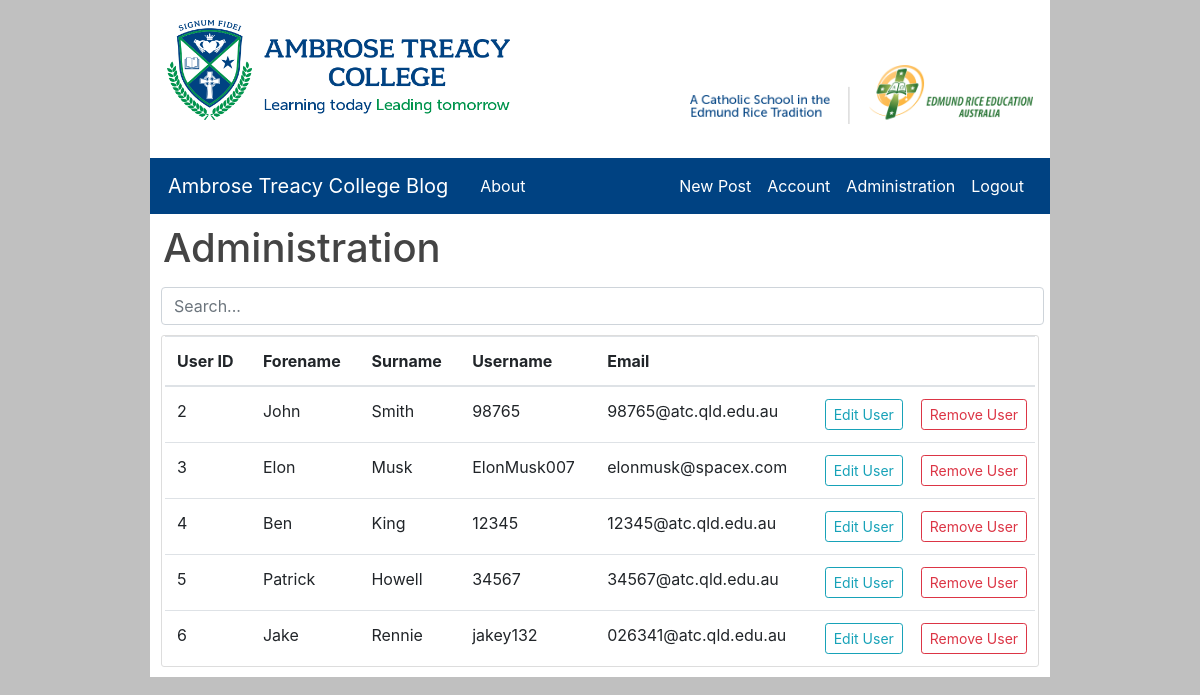
Page /admin/ (signed in) on the earlier database version.
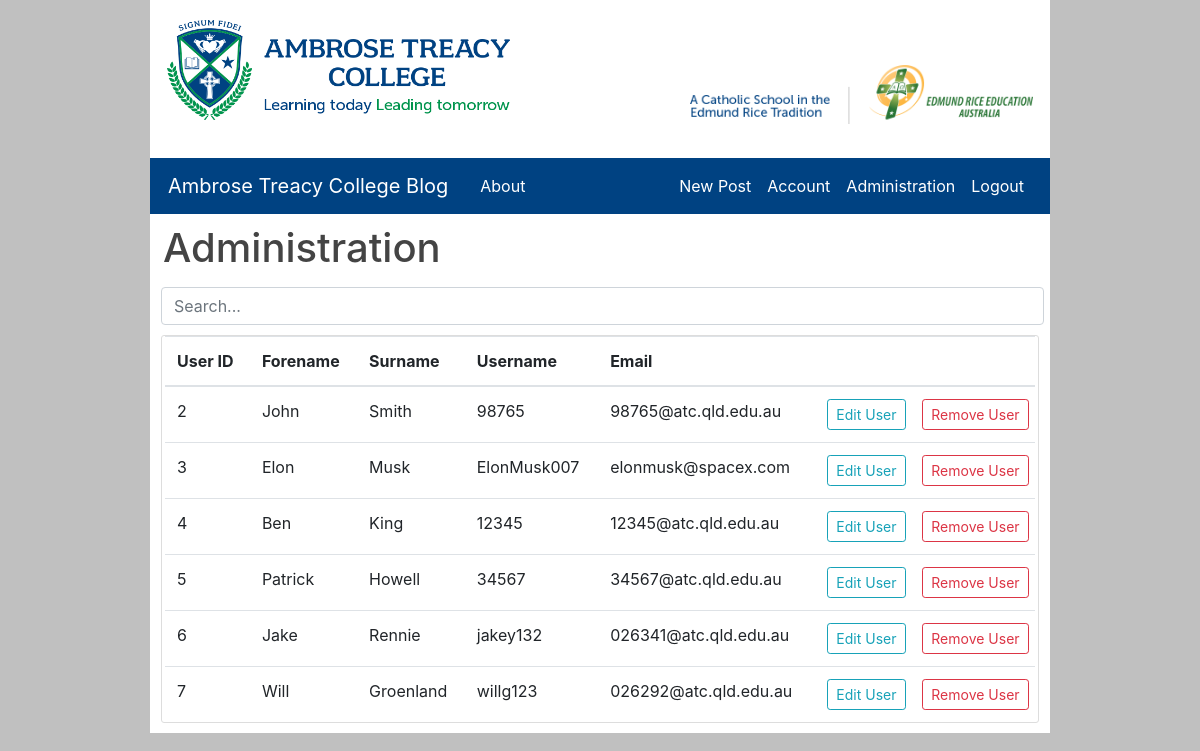
Same page on the later database version.
### flaskBlog/models.py (models this page shows, shortened)
class User(db.Model, UserMixin):
    id = db.Column(db.Integer, primary_key=True)
    username = db.Column(db.String(20), unique=True, nullable=False)
    email = db.Column(db.String(120), unique=True, nullable=False)
    image_file = db.Column(db.String(20), nullable=False, default="default.jpg")
    password = db.Column(db.String(60), nullable=False)
    administrator = db.Column(db.Integer, nullable=True)
    posts = db.relationship("Post", backref="author", lazy=True)
    forename = db.Column(db.String(50), nullable=True)
    surname = db.Column(db.String(50), nullable=True)

### flaskBlog/users/routes.py (the view)
@users.route("/admin/", methods=["GET"])
@login_required
def admin():
    if current_user.administrator != 1:
        return redirect(url_for("main.home"))
    posts = Post.query.all()
    noSidebar = False
    users = User.query.filter(User.username != current_user.username)
    return render_template("admin.html", title="Administration", users=users, posts=posts, userE=None, userD=None)

### flaskBlog/models.py (called while the page is built)
@login_manager.user_loader
def load_user(user_id):
    return User.query.get(int(user_id))

### flaskBlog/templates/admin.html (shortened to what this page needs)
{% extends 'layout.html' %}
{% block content %}
<div class="container">
    <div id="title">
        <h1>Administration</h1>
    </div>
    <div style="margin-bottom: 10px; padding-left: 5px;">
        <input class="form-control" id="searchInput" type="text" placeholder="Search...">
    </div>
    <div class="table-responsive" id="adminTable" style="width: auto;">
        <table class="table table-hover" style="margin-bottom: 0px;">
            <thead>
                <tr>
                    <th>User ID</th>
                    <th>Forename</th>
                    <th>Surname</th>
                    <th>Username</th>
                    <th>Email</th>
                    <th></th>
                    <th></th>
                </tr>
            </thead>
            <tbody id="userTable">
                {% for user in users %}
                <tr>
                    <td>
                        {{ user.id }}
                    </td>
                    <td>
                        {{ user.forename }}
                    </td>
                    <td>
                        {{ user.surname }}
                    </td>
                    <td>
                        {{ user.username }}
                    </td>
                    <td>
                        {{ user.email }}
                    </td>
                    <td style="padding-right: 0px;">
                        <a class="btn btn-outline-info btn-sm" href="{{ url_for('users.editUser', userToEdit=user.id) }}">Edit
                            User</a>
                    </td>
                    <td style="padding-right: 0px;">
                        <a class="btn btn-outline-danger btn-sm"
                            href="{{ url_for('users.deleteUser', userToDelete=user.id) }}">Remove User</a>
                    </td>
                </tr>
                {% endfor %}
            </tbody>
        </table>
    </div>
</div>
{% endblock content %}

### flaskBlog/templates/layout.html (shortened to what this page needs)
<!DOCTYPE html>
<html lang="en">
{% if title == "Administration" %}
{% set bootWidth = 12 %}
{% else %}
{% set bootWidth = 8 %}
{% endif %}
<head>
    <link rel="stylesheet" href="https://maxcdn.bootstrapcdn.com/bootstrap/4.3.1/css/bootstrap.min.css">
    <link rel="stylesheet" type="text/css" href="{{ url_for('static', filename='main.css') }}">
</head>
<body>
    <div class="container">
        <div class="banner">
            <a href="{{ url_for('main.home') }}"><img class="col-md-5 img-fluid float-left" src="\static\ATCLogo.png"
                    alt="Ambrose Treacy College"></a>
            <a href="http://www.erea.edu.au" target="_blank"><img class="col-md-5 img-fluid float-right" id="EREA"
                    src="\static\EREALogo.png" alt="A Catholic School In The Edmund Rice Tradition"></a>
        </div>
    </div>
    <header class="site-header">
        <nav class="navbar navbar-expand-md navbar-dark bg-steel">
            <div class="container">
                <a class="navbar-brand mr-4" href="{{ url_for('main.home') }}">Ambrose Treacy College Blog</a>
                <div class="collapse navbar-collapse" id="navbarToggle">
                    <div class="navbar-nav mr-auto">
                        <a class="nav-item nav-link" href="{{ url_for('main.about') }}">About</a>
                    </div>
                    <div class="navbar-nav">
                        {% if current_user.is_authenticated %}
                        <a class="nav-item nav-link" href="{{ url_for('posts.new_post') }}">New Post</a>
                        <a class="nav-item nav-link" href="{{ url_for('users.account') }}">Account</a>
                        {% if current_user.administrator == 1 %}
                        <a class="nav-item nav-link" href="{{  url_for('users.admin')  }}">Administration</a>
                        {% endif %}
                        <a class="nav-item nav-link" href="{{ url_for('users.logout') }}">Logout</a>
                        {% else %}
                        <a class="nav-item nav-link" href="{{ url_for('users.login') }}">Login</a>
                        <a class="nav-item nav-link" href="{{ url_for('users.register') }}">Register</a>
                        {% endif %}
                    </div>
                </div>
            </div>
        </nav>
    </header>
    <main role="main" class="container">
        <div class="row container" style="width: auto; margin-right: 0px;">
            <div class="col-md-{{ bootWidth }}" id="main">
                {% block content %}{% endblock %}
            </div>
        </div>
    </main>
</body>
</html>

### flaskBlog/static/main.css (style rules this page uses)
html { width: 75% !important; margin: auto !important; background-color: #c0c0c0 !important; }
.banner { height: 150px; padding-top: 20px; margin-bottom: 8px; background-color: #FFFFFF; }
#EREA { padding-top: 45px; }
#title { padding-left: 7px; padding-top: 10px; margin-bottom: 15px; }
#main { padding-right: 0px; }
#adminTable { background: rgb(255, 255, 255); padding-left: 3px; padding-right: 3px; border: 1px solid #dddddd; border-radius: 3px; margin-top: 7px; margin-left: 5px; margin-right: 5px; margin-bottom: 10px; }
.container { padding-left: 2px; padding-right: 2px; }
body { background: #ffffff; color: #333333; }
h1, h2, h3, h4, h5, h6 { color: #444444; }
.bg-steel { background-color: #004282; }
.site-header .navbar-nav .nav-link { color: #fff; }

Differences in the rows shown:
added User: id "7", forename "Will", surname "Groenland", username "willg123", email "026292@atc.qld.edu.au"
